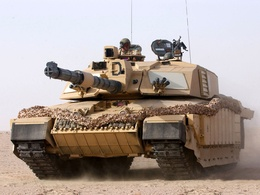
%> input picture resources/matlab/154_tank_challenger.jpg, 260 x 195 px, shrunk from 1024 x 768 before the run
$ octave imageconv.m   (GNU Octave 9; MATLAB toolbox functions it lacks are replaced by stand-ins)
%> lines starting %> are read from the running program, lines starting %| are printed output that depends on the picture
in_image = imread('154_tank_challenger.jpg');
%> in_image is the input picture: size 195x260x3 uint8; mean R, G, B 167.2, 155, 148.9
%imshow(in_image); pause

v=[1 1]; v=v/norm(v,1);
for n = 1:9
    v=conv(v,v);
end
h=v'*v;

out_image = imfilter(in_image,h);
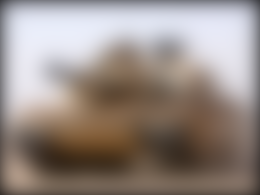
%> out_image: size 195x260x3 uint8; mean R, G, B 150.3, 138.9, 132.9
%imshow(out_image);

new_image = 10*(in_image-out_image);
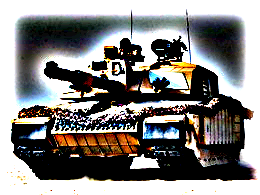
%> new_image: size 195x260x3 uint8; mean R, G, B 132.2, 130.2, 128.6
imshow(new_image);

shg
